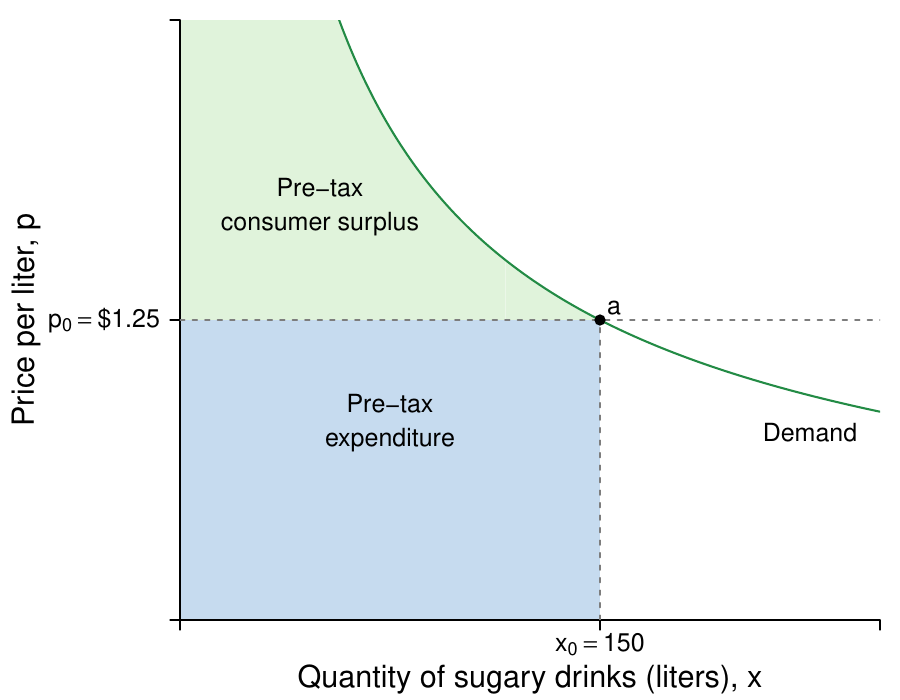

Write R code to recreate this figure.
library(shape)
pdf(file = "indmarketdemand/sugar_bev_demand_initial.pdf", width = 9, height = 7)

#Set parameters for graphics
pointsize <- 1.8
axislabelsize <- 1.8
labelsize <- 1.5
namesize <- 1.8
annotatesize <- 1.5
graphlinewidth <- 2
segmentlinewidth <- 1.5

COL <- c("#7fc97f", "#beaed4", "#fdc086", "#ffff99", "#386cb0", "#f0027f", "#bf5b17", "#666666")
COLA <- c("#e0f3db", "#99d8c9","#66c2a4","#41ae76", "#238b45", "#005824")
COLB <- c("#c6dbef", "#4eb3d3", "#2b8cbe", "#0868ac","#084081")
COLC <- c("#fcfbfd", "#efedf5", "#dadaeb", "#bcbddc", "#9e9ac8", "#807dba", "#6a51a3", "#54278f", "#3f007d")
Grays <- gray.colors(25, start =1, end = 0)

par(mar =  c(4, 9, 1, 1))

indiffA <- function(x, alpha = 0.5, uA = 5) {
  (uA / x^alpha)^(1/(1 - alpha))
}

cef <- function(x, e = 1.4, k = 44.7982){
  k*(x^(-1/e))
}

#The inverse demand function to creat the relative points
cefinv <- function(p, e = 1.4, k = 44.7982){
  (p/k)^(-e)
}

xlims <- c(0, 250)
ylims <- c(0, 2.5)

npts <- 501 
x <- seq(xlims[1], xlims[2], length.out = npts)
y <- seq(ylims[1], ylims[2], length.out = npts) 

plot(0, 0, xlim = xlims, ylim = ylims, type = "n",
     xlab = expression(paste("")),
     ylab = expression(paste("")), 
     xaxt = "n", 
     yaxt = "n", 
     cex.lab = axislabelsize, 
     bty = "n",
     xaxs = "i", 
     yaxs = "i")


## Paremeters to enable editing points 
## I've assumed a tax of 20% to make this more visible 
## I'll comment on that in the caption
tax <- 1.2 #20 percent tax
prices <- c(1.25, 1.25*tax) 
xprices <- c(cefinv(prices[1]), cefinv(prices[2]))

ticksy <- c(0, prices[1], ylims[2])
ylabels <- c(NA, expression(paste(p[0] == phantom(),"$1.25")),  NA)
ticksx <- c(0, xprices[1], xlims[2])
xlabels <- c(NA,  expression(paste(x[0]) == 150), NA)

#text(-23, prices[2] - 0.09, expression(paste(phantom() == phantom(),"$1.50")), xpd = TRUE, cex.axis = labelsize - 0.2)


npts <- 500 
xx1 <- seq(xlims[1], xlims[2], length.out = npts)
xx2 <- seq(48, xprices[2], length.out = npts)
xx3 <- seq(xprices[2], xprices[1], length.out = npts)

#Label axes
#mtext(expression(paste("Quantity of sugary drinks (liters), ", x)), side = 1, line = 2.5, cex = axislabelsize)
text(0.5*xlims[2], -0.25, expression(paste("Quantity of sugary drinks (liters), ", x)), xpd = TRUE, cex = axislabelsize) 
text(-55, 0.5*ylims[2], expression(paste("Price per liter, ", p)), xpd = TRUE, cex = axislabelsize, srt = 90) 

# Shade Regions
#Initial consumer surplus

#Lost consumer surplus
# C
polygon(c(xprices[2], xx3, xprices[1]), 
        c(prices[1], cef(xx3), prices[1]), 
        border = FALSE, 
        col = COLA[1])
# B
rect(0, 0, xprices[2], prices[1], col = COLB[1], density = NULL, border = NA)

# E
rect(0, prices[1], xprices[2], prices[2], 
     col = COLA[1],
     #col ="#9ecae1",
     density = NULL, border = NA)

# A
rect(0, prices[2], 48.5, ylims[2], 
     col = COLA[1], 
     density = NULL, border = NA)
polygon(c(48, xx2, xprices[2]), 
        c(prices[2], cef(xx2), prices[2]), 
        border = FALSE, col = COLA[1])

# E
rect(xprices[2], 0, 150, prices[1], 
     col = COLB[1], 
     #col = "#deebf7", 
     density = NULL, border = NA)

axis(1, at = ticksx, pos = 0, labels = xlabels, cex.axis = labelsize)
axis(2, at = ticksy, pos = 0, labels = ylabels, las = 1, cex.axis = labelsize)


# Segments
segments(xprices[1], 0, xprices[1], prices[1], lty = 2, col = Grays[20] , lwd = segmentlinewidth)
segments(0,  prices[1], xlims[2],  prices[1], lty = 2, col = Grays[20] , lwd = segmentlinewidth)

# segments(0, prices[2], xprices[2], prices[2], lty = 2, col = "gray" , lwd = segmentlinewidth)
# segments(xprices[2], 0, xprices[2], prices[2], lty = 2, col = "gray" , lwd = segmentlinewidth)

# Demand Curve
lines(xx1, cef(xx1), col = COLA[5], lwd = graphlinewidth)
text(xlims[2] - 0.1*xlims[2], 0.78, expression(Demand), cex = annotatesize)

# Points
points(xprices[1], prices[1], pch = 16, col = "black", cex = 1.5)
text(xprices[1] + 5, prices[1] + 0.05, expression(a), cex = labelsize)

# points(xprices[2], prices[2], pch = 16, col = "black", cex = 1.5)
# text(xprices[2] + 5, prices[2] + 0.05, expression(b), cex = labelsize)

# Label Regions
# text(125, 1.35, expression(C), cex = labelsize)
# text(50, 1, expression(B), cex = labelsize)
# text(50, 1.35, expression(E), cex = labelsize)
# text(50, 1.75, expression(A), cex = labelsize)
# text(125, 1, expression(D), cex = labelsize)

text(50, 1.8, expression("Pre-tax"), cex = labelsize)
text(50, 1.65, expression("consumer surplus"), cex = labelsize)
text(75, 0.9, expression("Pre-tax"), cex = labelsize)
text(75, 0.75, expression("expenditure"), cex = labelsize)



dev.off()
